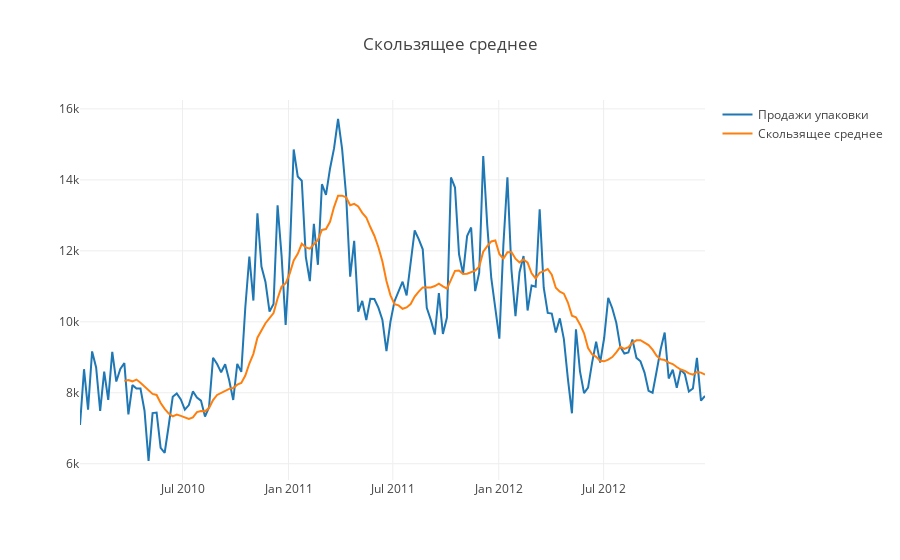

Notebook code for this chart:
### Markdown cell above
Построим прогнозы, основанные на скользящем среднем.

### Code cell
sales['Скользящее среднее'] = sales['Продажи упаковки'].rolling(window=12).mean()
plotly_df(sales, title='Скользящее среднее')

### Figure 1 — Plotly figure (JSON) as saved in the notebook; plotly's stock layout.template omitted (floating-point values rounded to 4 significant figures; data arrays with more than 128 entries replaced by an {"elided": "..."} marker saying what was removed)
{"data": [{"mode": "lines", "name": "Продажи упаковки", "type": "scatter", "x": {"elided": "156 str values"}, "y": {"elided": "156 int values"}}, {"mode": "lines", "name": "Скользящее среднее", "type": "scatter", "x": {"elided": "156 str values"}, "y": {"elided": "156 float values"}}], "layout": {"title": "Скользящее среднее"}}
